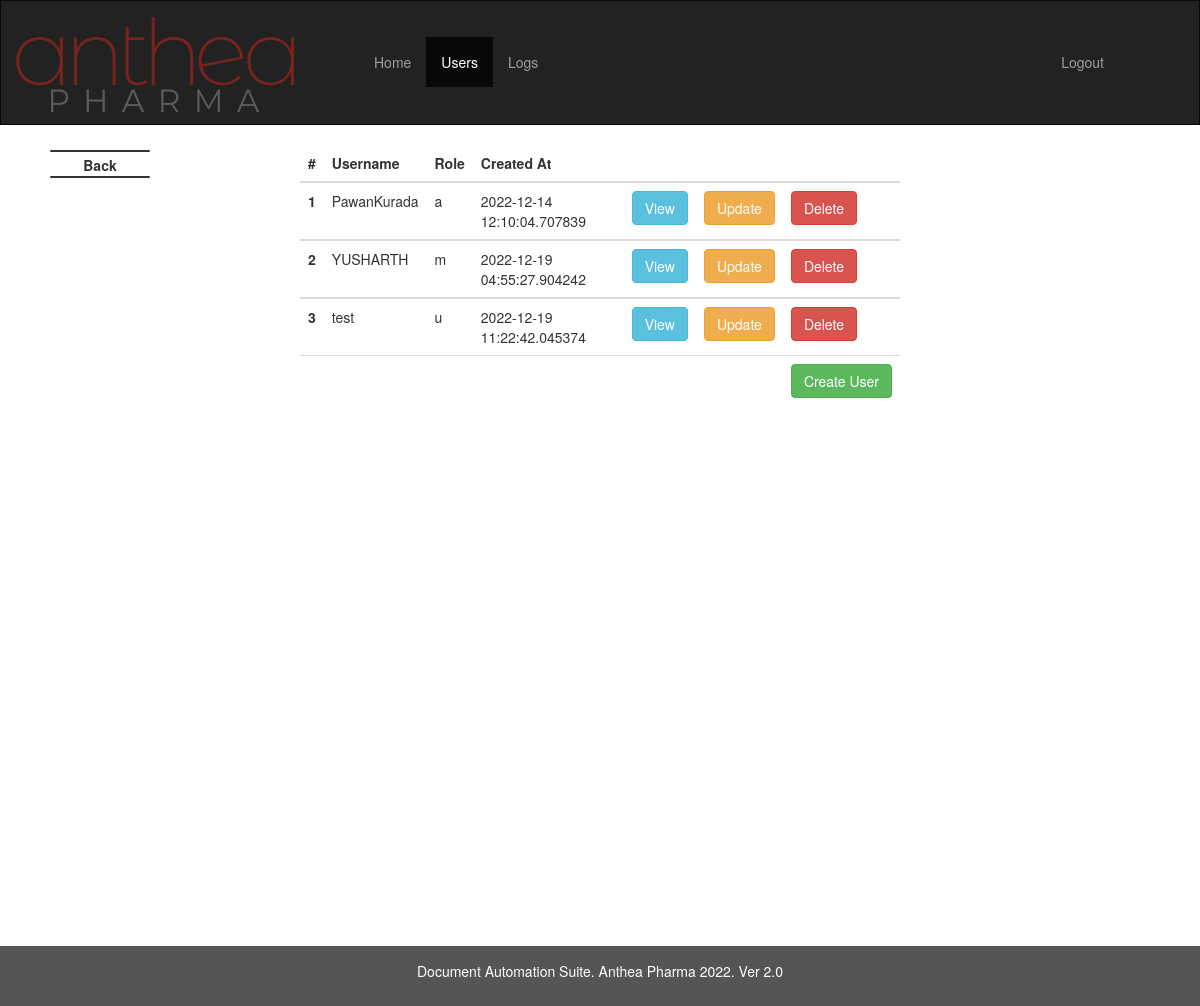
The page /data (signed in) on the database its author committed.
### imp_calc/models.py (models this page shows, shortened)
class User(db.Model, UserMixin):
    id = db.Column(db.Integer(),primary_key = True)
    is_activate = db.Column(db.Boolean, default=True)
    username = db.Column(db.String(length=12),nullable = False, unique = True)
    role = db.Column(db.String(length=1),nullable=False)
    password_hash = db.Column(db.String(length=60),nullable = False)
    created_at = db.Column(db.DateTime, nullable = False, default= datetime.utcnow)
    logs = relationship("Logs", backref="UserLogs")
    @property
    def is_active(self):
        return self.is_activate
    @property
    def password(self):
        return self.password

### imp_calc/routes.py (the view)
@app.route('/data')
def RetrieveDataList():
    if current_user.role =='a' or current_user.role =='m':
        if current_user.role == 'a':
            users = User.query.all()
        elif current_user.role == 'm':
            users = User.query.filter_by(role='u')
    else:
        flash(f"Please login as admin or manager to see UserManagement Section", category='danger')
        return redirect(url_for('index'))
    return render_template('datalist.html',users = users)

### imp_calc/models.py (called while the page is built)
@login_manager.user_loader
def load_user(user_id):
    return User.query.get(int(user_id))

### imp_calc/templates/datalist.html (shortened to what this page needs)
{% extends 'admin.html' %}
{% block main %}
<table class="table">
  <thead>
    <tr>
      <th scope="col">#</th>
      <th scope="col">Username</th>
      <th scope="col">Role</th>
      <th scope="col">Created At</th>
      <th scope="col"></th>
      <th scope="col"></th>
      <th scope="col"></th>
    </tr>
  </thead>
  {% for user in users %}
  <tbody>
    <tr>
      <th scope="row">{{user.id}}</th>
      <td>{{user.username}}</td>
      <td>{{user.role}}</td>
      <td>{{user.created_at}}</td>
      <td><a href="data/{{user.id}}" class="btn btn-info" tabindex="1" role="button">
  View
  </a>
  </td>
      <td><a href="data/{{user.id}}/update" class="btn btn-warning" tabindex="1" role="button">Update</a></td>
      <td>
      <button type="button" class="btn btn-danger" data-toggle="modal" data-target="#exampleModalCenter{{user.username}}">
            Delete
        </button>
        </td>
    </tr>
  {% endfor %}
    <tr>
      <td></td>
      <td></td>
      <td></td>
      <td></td>
      <td></td>
      <td></td>
      <td><a href="{{url_for('register_page')}}" class="btn btn-success" role="button">Create User</a>
</td>
    </tr>
  </tbody>
</table>
<br>
<br>
<br>
<br>
<br>
<br>
<br>
<br>
<br>
<br>
<br>
<br>
<br>
<br>
<br>
<br>
<br>
<br>
<br>
<br>
<br>
<br>
<br>
<br>
<br>
<br>
{% endblock %}

### imp_calc/templates/base.html (style rules this page uses)
.table { display: table; margin: auto; width: 50%; margin-top: 20px; margin-bottom: 20px; }

### rows shown on the page
User: id "1", username "PawanKurada", role "a", created_at "2022-12-14 12:10:04.707839"
User: id "2", username "YUSHARTH", role "m", created_at "2022-12-19 04:55:27.904242"
User: id "3", username "test", role "u", created_at "2022-12-19 11:22:42.045374"
